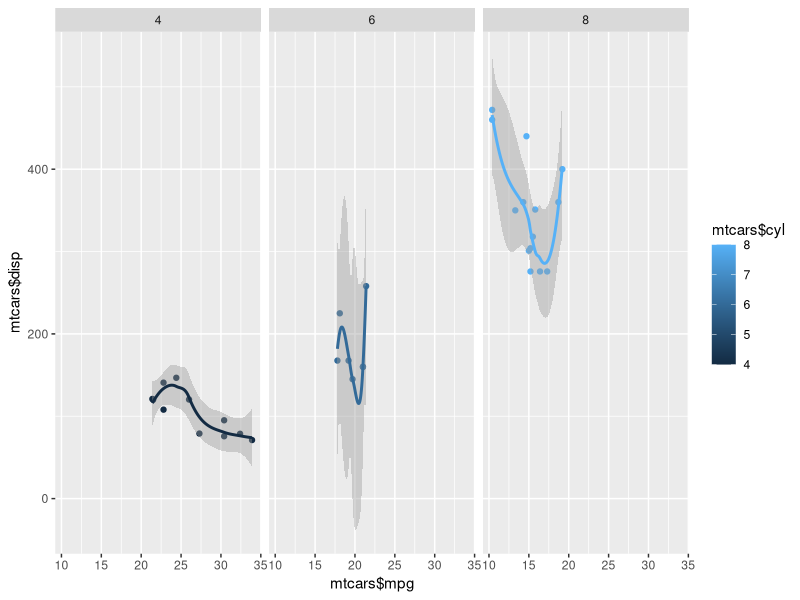
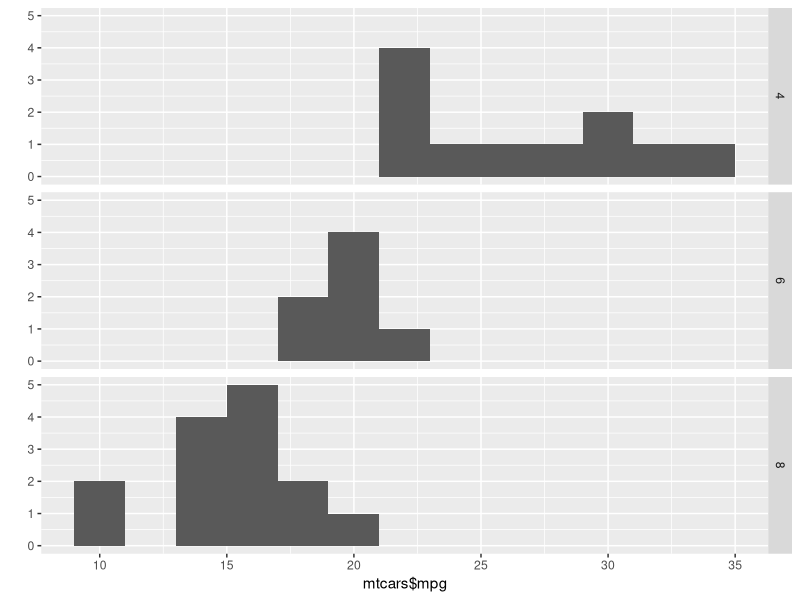

Recreate these plots in R, in order. (Note: this script raises an error after producing the figures.)
library(ggplot2)
library(datasets)
data("mtcars")

mtcars$cyl_labels <- factor(as.character(mtcars$cyl), labels = c("4 Cylinder", "6 Cylinder", "8 Cylinder"))
factor()


qplot(mtcars$mpg, mtcars$disp,data = mtcars, color = mtcars$cyl,facets = .~mtcars$cyl, geom=c("point", "smooth"))
qplot(mtcars$mpg, data=mtcars,facets = mtcars$cyl~., binwidth = 2)
q

ggplot(mtcars,aes(mtcars$mpg,mtcars$disp,color=mtcars$cyl_labels)) + geom_density()+ facet_wrap(mtcars$cyl_labels) +  theme_bw()

